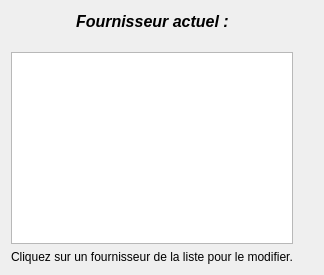
          <widget class="QWidget" name="tab_2">
           <attribute name="title">
            <string>modifier</string>
           </attribute>
           <layout class="QGridLayout" name="gridLayout_10">
            <item row="0" column="0">
             <layout class="QHBoxLayout" name="horizontalLayout_11">
              <item>
               <spacer name="horizontalSpacer_17">
                <property name="orientation">
                 <enum>Qt::Horizontal</enum>
                </property>
                <property name="sizeHint" stdset="0">
                 <size>
                  <width>40</width>
                  <height>20</height>
                 </size>
                </property>
               </spacer>
              </item>
              <item>
               <widget class="QLabel" name="label_10">
                <property name="font">
                 <font>
                  <pointsize>12</pointsize>
                  <weight>75</weight>
                  <italic>true</italic>
                  <bold>true</bold>
                 </font>
                </property>
                <property name="text">
                 <string>Fournisseur actuel :</string>
                </property>
               </widget>
              </item>
              <item>
               <spacer name="horizontalSpacer_18">
                <property name="orientation">
                 <enum>Qt::Horizontal</enum>
                </property>
                <property name="sizeHint" stdset="0">
                 <size>
                  <width>40</width>
                  <height>20</height>
                 </size>
                </property>
               </spacer>
              </item>
             </layout>
            </item>
            <item row="2" column="0">
             <widget class="QTableView" name="tableView_Mod_Fourni">
              <property name="selectionMode">
               <enum>QAbstractItemView::SingleSelection</enum>
              </property>
              <property name="selectionBehavior">
               <enum>QAbstractItemView::SelectRows</enum>
              </property>
             </widget>
            </item>
            <item row="1" column="1">
             <spacer name="verticalSpacer_4">
              <property name="orientation">
               <enum>Qt::Vertical</enum>
              </property>
              <property name="sizeType">
               <enum>QSizePolicy::Fixed</enum>
              </property>
              <property name="sizeHint" stdset="0">
               <size>
                <width>20</width>
                <height>15</height>
               </size>
              </property>
             </spacer>
            </item>
            <item row="3" column="0">
             <widget class="QLabel" name="label_12">
              <property name="text">
               <string>Cliquez sur un fournisseur de la liste pour le modifier.</string>
              </property>
             </widget>
            </item>
           </layout>
          </widget>
